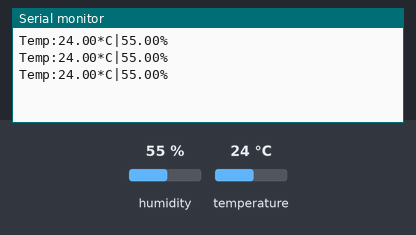
This sketch was run on a simulated Arduino Uno, built with avr-gcc and run on an emulated ATmega328P. Shown: the last lines printed to the serial monitor. The inputs (shaded band) are chosen by the test bench; at power-on: humidity 55 %, temperature 24 °C.

Above: at 2.8 s.
2.9 s: humidity set to 22 %
At 5.5 s:
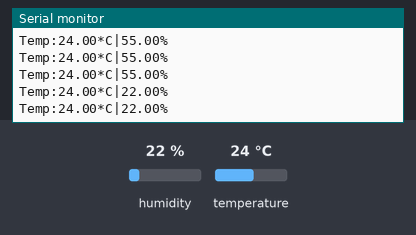
5.6 s: temperature set to 12 °C
At 6.9 s:
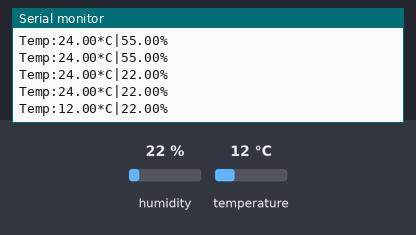
8.3 s: humidity set to 40 %
At 10.0 s:
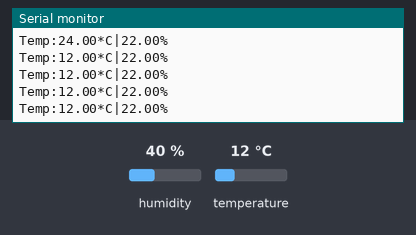
Timing chart, 0 to 11.5 s (numbered marks = the images above; inputs shaded):
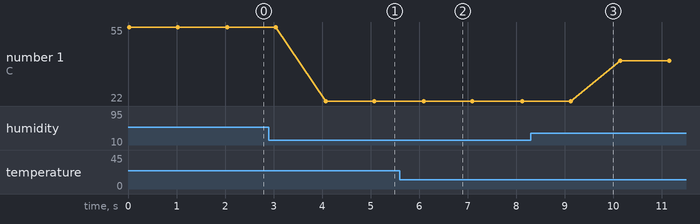

The sketch:

L_Report_02.ino
```cpp
#include <DHT.h>
#include <DHT_U.h>
#define DHTPIN 8
#define DHTTYPE DHT11
DHT dht(DHTPIN , DHTTYPE);

void setup() {
dht.begin();
Serial.begin(9600);
}

void loop() {
float temp = dht.readTemperature();
float humid = dht.readHumidity();
Serial.print("Temp:");
Serial.print(temp);
Serial.print("*C");
Serial.print("|");
Serial.print(humid);
Serial.print("%");
Serial.println(" ");
delay(1000);
}
```

Measured:
- after the input at 2.9 s, the serial monitor: prints a new line after 1.2 s (image 1)
- after the input at 5.6 s, the serial monitor: prints a new line after 0.50 s (image 2)
- plotted number 1: 55 → 22 after the input at 2.9 s, 22 → 40 after the input at 8.3 s
